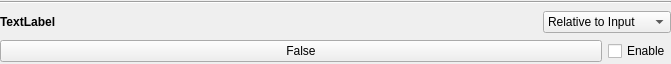
<?xml version="1.0" encoding="UTF-8"?>
<ui version="4.0">
 <class>Form</class>
 <widget class="QWidget" name="Form">
  <property name="geometry">
   <rect>
    <x>0</x>
    <y>0</y>
    <width>671</width>
    <height>64</height>
   </rect>
  </property>
  <property name="maximumSize">
   <size>
    <width>16777215</width>
    <height>64</height>
   </size>
  </property>
  <property name="windowTitle">
   <string>Form</string>
  </property>
  <property name="styleSheet">
   <string notr="true"/>
  </property>
  <layout class="QHBoxLayout" name="horizontalLayout_2">
   <property name="spacing">
    <number>0</number>
   </property>
   <property name="leftMargin">
    <number>0</number>
   </property>
   <property name="topMargin">
    <number>0</number>
   </property>
   <property name="rightMargin">
    <number>0</number>
   </property>
   <property name="bottomMargin">
    <number>0</number>
   </property>
   <item>
    <layout class="QVBoxLayout" name="verticalLayout">
     <property name="spacing">
      <number>6</number>
     </property>
     <item>
      <widget class="Line" name="line">
       <property name="orientation">
        <enum>Qt::Horizontal</enum>
       </property>
      </widget>
     </item>
     <item>
      <layout class="QHBoxLayout" name="horizontalLayout_3" stretch="5,1">
       <item>
        <widget class="QLabel" name="lbl_name">
         <property name="styleSheet">
          <string notr="true">font-weight: bold</string>
         </property>
         <property name="text">
          <string>TextLabel</string>
         </property>
        </widget>
       </item>
       <item>
        <widget class="QComboBox" name="cmb_inheritance">
         <item>
          <property name="text">
           <string>Relative to Input</string>
          </property>
         </item>
         <item>
          <property name="text">
           <string>Relative to Parent</string>
          </property>
         </item>
         <item>
          <property name="text">
           <string>Absolute</string>
          </property>
         </item>
        </widget>
       </item>
      </layout>
     </item>
     <item>
      <layout class="QHBoxLayout" name="horizontalLayout" stretch="1,0">
       <item>
        <widget class="QPushButton" name="btn_value">
         <property name="text">
          <string>False</string>
         </property>
        </widget>
       </item>
       <item>
        <widget class="QCheckBox" name="chk_value">
         <property name="text">
          <string>Enable</string>
         </property>
        </widget>
       </item>
      </layout>
     </item>
    </layout>
   </item>
  </layout>
 </widget>
 <resources/>
 <connections/>
</ui>
